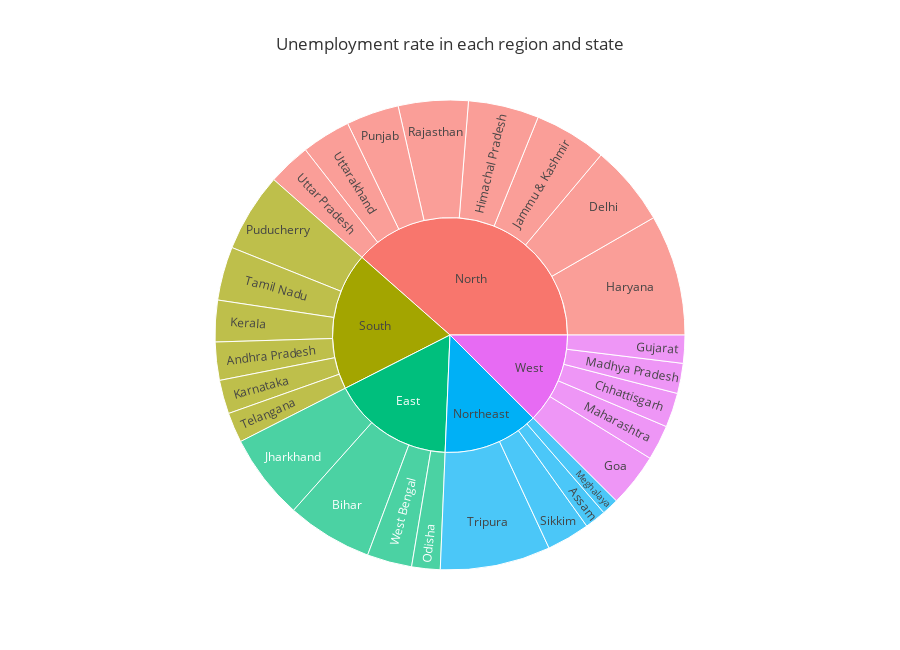

This figure's notebook cell:
### Markdown cell above
1.Emploment highest in East region where as least in North-east
2.Labour participation rate highest in North-east region where as least in North
1.Unmploment highest in North region where as least in West

### Code cell
ex= data.groupby(["Region","State"])["Unemp_Rate_per","Labour_Participation_Rate_per","Employed"].mean().reset_index()

fig = px.sunburst(ex, path=['Region', 'State'], values='Unemp_Rate_per',color_continuous_scale='Plasma', 
                  title='Unemployment rate in each region and state',height=650,template='ggplot2')
fig.show()

### Figure 1 — Plotly figure (JSON) as saved in the notebook; plotly's stock layout.template omitted (floating-point values rounded to 4 significant figures)
{"data": [{"branchvalues": "total", "domain": {"x": [0, 1], "y": [0, 1]}, "hovertemplate": "labels=%{label}<br>Unemp_Rate_per=%{value}<br>parent=%{parent}<br>id=%{id}<extra></extra>", "ids": ["South/Andhra Pradesh", "Northeast/Assam", "East/Bihar", "West/Chhattisgarh", "North/Delhi", "West/Goa", "West/Gujarat", "North/Haryana", "North/Himachal Pradesh", "North/Jammu & Kashmir", "East/Jharkhand", "South/Karnataka", "South/Kerala", "West/Madhya Pradesh", "West/Maharashtra", "Northeast/Meghalaya", "East/Odisha", "South/Puducherry", "North/Punjab", "North/Rajasthan", "Northeast/Sikkim", "South/Tamil Nadu", "South/Telangana", "Northeast/Tripura", "North/Uttar Pradesh", "North/Uttarakhand", "East/West Bengal", "East", "North", "Northeast", "South", "West"], "labels": ["Andhra Pradesh", "Assam", "Bihar", "Chhattisgarh", "Delhi", "Goa", "Gujarat", "Haryana", "Himachal Pradesh", "Jammu & Kashmir", "Jharkhand", "Karnataka", "Kerala", "Madhya Pradesh", "Maharashtra", "Meghalaya", "Odisha", "Puducherry", "Punjab", "Rajasthan", "Sikkim", "Tamil Nadu", "Telangana", "Tripura", "Uttar Pradesh", "Uttarakhand", "West Bengal", "East", "North", "Northeast", "South", "West"], "name": "", "parents": ["South", "Northeast", "East", "West", "North", "West", "West", "North", "North", "North", "East", "South", "South", "West", "West", "Northeast", "East", "South", "North", "North", "Northeast", "South", "South", "Northeast", "North", "North", "East", "", "", "", "", ""], "type": "sunburst", "values": [8.664, 4.856, 19.47, 7.819, 18.41, 12.17, 6.376, 27.48, 16.07, 16.48, 19.54, 7.668, 9.434, 6.854, 7.979, 3.866, 6.462, 17.94, 11.98, 15.87, 9.793, 12.19, 6.833, 25.05, 9.737, 11.16, 10.19, 55.66, 127.2, 43.57, 62.73, 41.2]}], "layout": {"height": 650, "legend": {"tracegroupgap": 0}, "title": {"text": "Unemployment rate in each region and state"}}}
